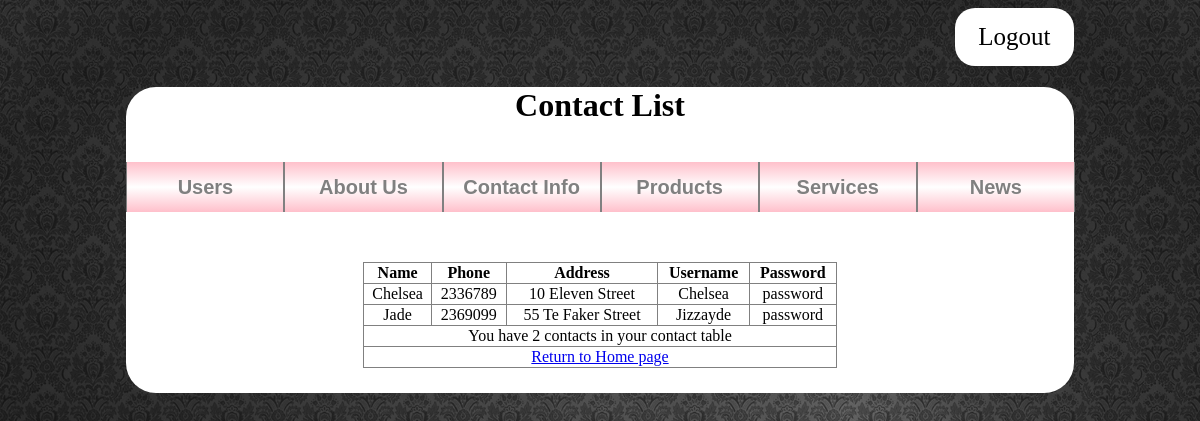
/Admin/Contacts.php (signed in), run on the app's committed database.
### tables this page shows
CREATE TABLE IF NOT EXISTS `tblcontacts` (
  `id` int(11) NOT NULL,
  `name` varchar(35) NOT NULL,
  `phone` varchar(25) NOT NULL,
  `address` varchar(50) NOT NULL,
  `username` varchar(100) NOT NULL,
  `password` varchar(200) NOT NULL
);

### Admin/Contacts.php (the view, shortened to what this page needs)
<!DOCTYPE html>
<html>
<head>
<link rel="stylesheet" type="text/css" href="AdminCss.css">
<?php
 include_once("DatabaseLogin.php");
?>
</head>
<body><div id="Logout">
<a href="Logout.php">Logout</a>
</div>
		<div id="header">
	<h1>Contact List</h1>
	</div>
		<div id="Content">
			<div id="Nav">
	<ul id="Nav_Content">
			<li><a href="">Users</a>
		<li><a href="">About Us</a>
		<li><a href="">Contact Info</a>
		<li><a href="">Products</a>
		<li><a href="">Services</a>
		<li><a href="">News</a>
</ul>
		</div>
		<div id="info">
<?php
		echo "<table border='1' align='center' width='50%'>";
		echo "<tr>".
				"<th>Name</th><th>Phone</th><th>Address</th><th>Username</th><th>Password</th>".
			  "</tr>";
		$icount = 0 ;
	  	$result = mysqli_query($con,"select * from tblContacts");
		while ($row=mysqli_fetch_row($result))
		{
		  	echo "<tr>".
		  	 	  	 "<td> ".$row[1] . "</td>".
		  	 	     "<td> " .$row[2]. "</td>".
		  	 	     "<td> " . $row[3]."</td>".
		  	 	      "<td> " . $row[4]."</td>".
		  	 	       "<td> " . $row[5]."</td>".
		  	     "<tr>";
		  	 $icount++;
		  }
		   echo "<tr><td colspan='5' > You have ".$icount." contacts in your contact table </td> </tr>";
		   echo "<tr><td colspan='5' > <a href='LoggedIn.php'>Return to Home page</a> </td> </tr>";
		   echo "</table>";
 	?>
 	</div>
</div>
</body>
</html>

### data on the page
tblcontacts: name "Chelsea", phone "2336789", address "10 Eleven Street", username "Chelsea", password "password"
tblcontacts: name "Jade", phone "2369099", address "55 Te Faker Street", username "Jizzayde", password "password"

### other printed values
$icount "2"
